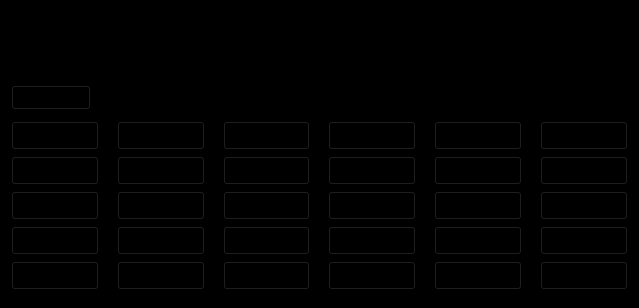
<?xml version="1.0" encoding="UTF-8"?>
<ui version="4.0">
 <class>Calculator</class>
 <widget class="QWidget" name="Calculator">
  <property name="geometry">
   <rect>
    <x>0</x>
    <y>0</y>
    <width>639</width>
    <height>308</height>
   </rect>
  </property>
  <property name="palette">
   <palette>
    <active>
     <colorrole role="WindowText">
      <brush brushstyle="SolidPattern">
       <color alpha="255">
        <red>255</red>
        <green>255</green>
        <blue>255</blue>
       </color>
      </brush>
     </colorrole>
     <colorrole role="Button">
      <brush brushstyle="SolidPattern">
       <color alpha="255">
        <red>0</red>
        <green>0</green>
        <blue>0</blue>
       </color>
      </brush>
     </colorrole>
     <colorrole role="Light">
      <brush brushstyle="SolidPattern">
       <color alpha="255">
        <red>0</red>
        <green>0</green>
        <blue>0</blue>
       </color>
      </brush>
     </colorrole>
     <colorrole role="Midlight">
      <brush brushstyle="SolidPattern">
       <color alpha="255">
        <red>0</red>
        <green>0</green>
        <blue>0</blue>
       </color>
      </brush>
     </colorrole>
     <colorrole role="Dark">
      <brush brushstyle="SolidPattern">
       <color alpha="255">
        <red>0</red>
        <green>0</green>
        <blue>0</blue>
       </color>
      </brush>
     </colorrole>
     <colorrole role="Mid">
      <brush brushstyle="SolidPattern">
       <color alpha="255">
        <red>0</red>
        <green>0</green>
        <blue>0</blue>
       </color>
      </brush>
     </colorrole>
     <colorrole role="Text">
      <brush brushstyle="SolidPattern">
       <color alpha="255">
        <red>0</red>
        <green>0</green>
        <blue>0</blue>
       </color>
      </brush>
     </colorrole>
     <colorrole role="BrightText">
      <brush brushstyle="SolidPattern">
       <color alpha="255">
        <red>255</red>
        <green>255</green>
        <blue>255</blue>
       </color>
      </brush>
     </colorrole>
     <colorrole role="ButtonText">
      <brush brushstyle="SolidPattern">
       <color alpha="255">
        <red>0</red>
        <green>0</green>
        <blue>0</blue>
       </color>
      </brush>
     </colorrole>
     <colorrole role="Base">
      <brush brushstyle="SolidPattern">
       <color alpha="255">
        <red>0</red>
        <green>0</green>
        <blue>0</blue>
       </color>
      </brush>
     </colorrole>
     <colorrole role="Window">
      <brush brushstyle="SolidPattern">
       <color alpha="255">
        <red>0</red>
        <green>0</green>
        <blue>0</blue>
       </color>
      </brush>
     </colorrole>
     <colorrole role="Shadow">
      <brush brushstyle="SolidPattern">
       <color alpha="255">
        <red>0</red>
        <green>0</green>
        <blue>0</blue>
       </color>
      </brush>
     </colorrole>
     <colorrole role="AlternateBase">
      <brush brushstyle="SolidPattern">
       <color alpha="255">
        <red>0</red>
        <green>0</green>
        <blue>0</blue>
       </color>
      </brush>
     </colorrole>
     <colorrole role="ToolTipBase">
      <brush brushstyle="SolidPattern">
       <color alpha="255">
        <red>255</red>
        <green>255</green>
        <blue>220</blue>
       </color>
      </brush>
     </colorrole>
     <colorrole role="ToolTipText">
      <brush brushstyle="SolidPattern">
       <color alpha="255">
        <red>0</red>
        <green>0</green>
        <blue>0</blue>
       </color>
      </brush>
     </colorrole>
     <colorrole role="PlaceholderText">
      <brush brushstyle="SolidPattern">
       <color alpha="128">
        <red>255</red>
        <green>255</green>
        <blue>255</blue>
       </color>
      </brush>
     </colorrole>
    </active>
    <inactive>
     <colorrole role="WindowText">
      <brush brushstyle="SolidPattern">
       <color alpha="255">
        <red>255</red>
        <green>255</green>
        <blue>255</blue>
       </color>
      </brush>
     </colorrole>
     <colorrole role="Button">
      <brush brushstyle="SolidPattern">
       <color alpha="255">
        <red>0</red>
        <green>0</green>
        <blue>0</blue>
       </color>
      </brush>
     </colorrole>
     <colorrole role="Light">
      <brush brushstyle="SolidPattern">
       <color alpha="255">
        <red>0</red>
        <green>0</green>
        <blue>0</blue>
       </color>
      </brush>
     </colorrole>
     <colorrole role="Midlight">
      <brush brushstyle="SolidPattern">
       <color alpha="255">
        <red>0</red>
        <green>0</green>
        <blue>0</blue>
       </color>
      </brush>
     </colorrole>
     <colorrole role="Dark">
      <brush brushstyle="SolidPattern">
       <color alpha="255">
        <red>0</red>
        <green>0</green>
        <blue>0</blue>
       </color>
      </brush>
     </colorrole>
     <colorrole role="Mid">
      <brush brushstyle="SolidPattern">
       <color alpha="255">
        <red>0</red>
        <green>0</green>
        <blue>0</blue>
       </color>
      </brush>
     </colorrole>
     <colorrole role="Text">
      <brush brushstyle="SolidPattern">
       <color alpha="255">
        <red>0</red>
        <green>0</green>
        <blue>0</blue>
       </color>
      </brush>
     </colorrole>
     <colorrole role="BrightText">
      <brush brushstyle="SolidPattern">
       <color alpha="255">
        <red>255</red>
        <green>255</green>
        <blue>255</blue>
       </color>
      </brush>
     </colorrole>
     <colorrole role="ButtonText">
      <brush brushstyle="SolidPattern">
       <color alpha="255">
        <red>0</red>
        <green>0</green>
        <blue>0</blue>
       </color>
      </brush>
     </colorrole>
     <colorrole role="Base">
      <brush brushstyle="SolidPattern">
       <color alpha="255">
        <red>0</red>
        <green>0</green>
        <blue>0</blue>
       </color>
      </brush>
     </colorrole>
     <colorrole role="Window">
      <brush brushstyle="SolidPattern">
       <color alpha="255">
        <red>0</red>
        <green>0</green>
        <blue>0</blue>
       </color>
      </brush>
     </colorrole>
     <colorrole role="Shadow">
      <brush brushstyle="SolidPattern">
       <color alpha="255">
        <red>0</red>
        <green>0</green>
        <blue>0</blue>
       </color>
      </brush>
     </colorrole>
     <colorrole role="AlternateBase">
      <brush brushstyle="SolidPattern">
       <color alpha="255">
        <red>0</red>
        <green>0</green>
        <blue>0</blue>
       </color>
      </brush>
     </colorrole>
     <colorrole role="ToolTipBase">
      <brush brushstyle="SolidPattern">
       <color alpha="255">
        <red>255</red>
        <green>255</green>
        <blue>220</blue>
       </color>
      </brush>
     </colorrole>
     <colorrole role="ToolTipText">
      <brush brushstyle="SolidPattern">
       <color alpha="255">
        <red>0</red>
        <green>0</green>
        <blue>0</blue>
       </color>
      </brush>
     </colorrole>
     <colorrole role="PlaceholderText">
      <brush brushstyle="SolidPattern">
       <color alpha="128">
        <red>255</red>
        <green>255</green>
        <blue>255</blue>
       </color>
      </brush>
     </colorrole>
    </inactive>
    <disabled>
     <colorrole role="WindowText">
      <brush brushstyle="SolidPattern">
       <color alpha="255">
        <red>0</red>
        <green>0</green>
        <blue>0</blue>
       </color>
      </brush>
     </colorrole>
     <colorrole role="Button">
      <brush brushstyle="SolidPattern">
       <color alpha="255">
        <red>0</red>
        <green>0</green>
        <blue>0</blue>
       </color>
      </brush>
     </colorrole>
     <colorrole role="Light">
      <brush brushstyle="SolidPattern">
       <color alpha="255">
        <red>0</red>
        <green>0</green>
        <blue>0</blue>
       </color>
      </brush>
     </colorrole>
     <colorrole role="Midlight">
      <brush brushstyle="SolidPattern">
       <color alpha="255">
        <red>0</red>
        <green>0</green>
        <blue>0</blue>
       </color>
      </brush>
     </colorrole>
     <colorrole role="Dark">
      <brush brushstyle="SolidPattern">
       <color alpha="255">
        <red>0</red>
        <green>0</green>
        <blue>0</blue>
       </color>
      </brush>
     </colorrole>
     <colorrole role="Mid">
      <brush brushstyle="SolidPattern">
       <color alpha="255">
        <red>0</red>
        <green>0</green>
        <blue>0</blue>
       </color>
      </brush>
     </colorrole>
     <colorrole role="Text">
      <brush brushstyle="SolidPattern">
       <color alpha="255">
        <red>0</red>
        <green>0</green>
        <blue>0</blue>
       </color>
      </brush>
     </colorrole>
     <colorrole role="BrightText">
      <brush brushstyle="SolidPattern">
       <color alpha="255">
        <red>255</red>
        <green>255</green>
        <blue>255</blue>
       </color>
      </brush>
     </colorrole>
     <colorrole role="ButtonText">
      <brush brushstyle="SolidPattern">
       <color alpha="255">
        <red>0</red>
        <green>0</green>
        <blue>0</blue>
       </color>
      </brush>
     </colorrole>
     <colorrole role="Base">
      <brush brushstyle="SolidPattern">
       <color alpha="255">
        <red>0</red>
        <green>0</green>
        <blue>0</blue>
       </color>
      </brush>
     </colorrole>
     <colorrole role="Window">
      <brush brushstyle="SolidPattern">
       <color alpha="255">
        <red>0</red>
        <green>0</green>
        <blue>0</blue>
       </color>
      </brush>
     </colorrole>
     <colorrole role="Shadow">
      <brush brushstyle="SolidPattern">
       <color alpha="255">
        <red>0</red>
        <green>0</green>
        <blue>0</blue>
       </color>
      </brush>
     </colorrole>
     <colorrole role="AlternateBase">
      <brush brushstyle="SolidPattern">
       <color alpha="255">
        <red>0</red>
        <green>0</green>
        <blue>0</blue>
       </color>
      </brush>
     </colorrole>
     <colorrole role="ToolTipBase">
      <brush brushstyle="SolidPattern">
       <color alpha="255">
        <red>255</red>
        <green>255</green>
        <blue>220</blue>
       </color>
      </brush>
     </colorrole>
     <colorrole role="ToolTipText">
      <brush brushstyle="SolidPattern">
       <color alpha="255">
        <red>0</red>
        <green>0</green>
        <blue>0</blue>
       </color>
      </brush>
     </colorrole>
     <colorrole role="PlaceholderText">
      <brush brushstyle="SolidPattern">
       <color alpha="128">
        <red>255</red>
        <green>255</green>
        <blue>255</blue>
       </color>
      </brush>
     </colorrole>
    </disabled>
   </palette>
  </property>
  <property name="windowTitle">
   <string>Calculator</string>
  </property>
  <property name="windowIcon">
   <iconset>
    <normaloff>../../Farm-Widgets/Farm-Widgets/favicon.ico</normaloff>../../Farm-Widgets/Farm-Widgets/favicon.ico</iconset>
  </property>
  <layout class="QGridLayout" name="gridLayout_2">
   <item row="0" column="0">
    <layout class="QVBoxLayout" name="verticalLayout">
     <item>
      <layout class="QHBoxLayout" name="horizontalLayout_2">
       <item>
        <widget class="QLineEdit" name="t1">
         <property name="font">
          <font>
           <pointsize>36</pointsize>
          </font>
         </property>
         <property name="text">
          <string/>
         </property>
         <property name="alignment">
          <set>Qt::AlignRight|Qt::AlignTrailing|Qt::AlignVCenter</set>
         </property>
        </widget>
       </item>
      </layout>
     </item>
     <item>
      <layout class="QHBoxLayout" name="horizontalLayout">
       <item>
        <widget class="QPushButton" name="b31">
         <property name="font">
          <font>
           <family>Comic Sans MS</family>
           <pointsize>10</pointsize>
           <weight>50</weight>
           <italic>true</italic>
           <bold>false</bold>
          </font>
         </property>
         <property name="text">
          <string>History</string>
         </property>
        </widget>
       </item>
       <item>
        <spacer name="horizontalSpacer">
         <property name="orientation">
          <enum>Qt::Horizontal</enum>
         </property>
         <property name="sizeType">
          <enum>QSizePolicy::MinimumExpanding</enum>
         </property>
         <property name="sizeHint" stdset="0">
          <size>
           <width>40</width>
           <height>20</height>
          </size>
         </property>
        </spacer>
       </item>
      </layout>
     </item>
    </layout>
   </item>
   <item row="1" column="0">
    <layout class="QGridLayout" name="gridLayout">
     <property name="horizontalSpacing">
      <number>18</number>
     </property>
     <item row="3" column="2">
      <widget class="QPushButton" name="b19">
       <property name="font">
        <font>
         <family>Comic Sans MS</family>
         <pointsize>12</pointsize>
         <weight>50</weight>
         <bold>false</bold>
        </font>
       </property>
       <property name="text">
        <string>1</string>
       </property>
      </widget>
     </item>
     <item row="2" column="3">
      <widget class="QPushButton" name="b13">
       <property name="font">
        <font>
         <family>Comic Sans MS</family>
         <pointsize>12</pointsize>
         <weight>50</weight>
         <bold>false</bold>
        </font>
       </property>
       <property name="text">
        <string>5</string>
       </property>
      </widget>
     </item>
     <item row="1" column="2">
      <widget class="QPushButton" name="b17">
       <property name="font">
        <font>
         <family>Comic Sans MS</family>
         <pointsize>12</pointsize>
         <weight>50</weight>
         <bold>false</bold>
        </font>
       </property>
       <property name="text">
        <string>7</string>
       </property>
      </widget>
     </item>
     <item row="3" column="5">
      <widget class="QPushButton" name="b4">
       <property name="font">
        <font>
         <family>Comic Sans MS</family>
         <pointsize>12</pointsize>
         <weight>50</weight>
         <bold>false</bold>
        </font>
       </property>
       <property name="text">
        <string>+</string>
       </property>
      </widget>
     </item>
     <item row="2" column="1">
      <widget class="QPushButton" name="b23">
       <property name="font">
        <font>
         <family>Comic Sans MS</family>
         <pointsize>12</pointsize>
         <weight>50</weight>
         <bold>false</bold>
        </font>
       </property>
       <property name="text">
        <string>cos</string>
       </property>
      </widget>
     </item>
     <item row="4" column="0">
      <widget class="QPushButton" name="b30">
       <property name="font">
        <font>
         <family>Comic Sans MS</family>
         <pointsize>12</pointsize>
         <weight>50</weight>
         <bold>false</bold>
        </font>
       </property>
       <property name="text">
        <string>1/x</string>
       </property>
      </widget>
     </item>
     <item row="2" column="4">
      <widget class="QPushButton" name="b8">
       <property name="font">
        <font>
         <family>Comic Sans MS</family>
         <pointsize>12</pointsize>
         <weight>50</weight>
         <bold>false</bold>
        </font>
       </property>
       <property name="text">
        <string>6</string>
       </property>
      </widget>
     </item>
     <item row="3" column="3">
      <widget class="QPushButton" name="b14">
       <property name="font">
        <font>
         <family>Comic Sans MS</family>
         <pointsize>12</pointsize>
         <weight>50</weight>
         <bold>false</bold>
        </font>
       </property>
       <property name="text">
        <string>2</string>
       </property>
      </widget>
     </item>
     <item row="0" column="4">
      <widget class="QPushButton" name="b6">
       <property name="font">
        <font>
         <family>Comic Sans MS</family>
         <pointsize>12</pointsize>
         <weight>50</weight>
         <bold>false</bold>
        </font>
       </property>
       <property name="text">
        <string>%</string>
       </property>
      </widget>
     </item>
     <item row="0" column="1">
      <widget class="QPushButton" name="b21">
       <property name="font">
        <font>
         <family>Comic Sans MS</family>
         <pointsize>12</pointsize>
         <weight>50</weight>
         <bold>false</bold>
        </font>
       </property>
       <property name="text">
        <string>)</string>
       </property>
      </widget>
     </item>
     <item row="0" column="3">
      <widget class="QPushButton" name="b11">
       <property name="font">
        <font>
         <family>Comic Sans MS</family>
         <pointsize>12</pointsize>
         <weight>50</weight>
         <bold>false</bold>
        </font>
       </property>
       <property name="text">
        <string>√</string>
       </property>
      </widget>
     </item>
     <item row="1" column="0">
      <widget class="QPushButton" name="b27">
       <property name="font">
        <font>
         <family>Comic Sans MS</family>
         <pointsize>12</pointsize>
         <weight>50</weight>
         <bold>false</bold>
        </font>
       </property>
       <property name="text">
        <string>x²</string>
       </property>
      </widget>
     </item>
     <item row="2" column="5">
      <widget class="QPushButton" name="b3">
       <property name="font">
        <font>
         <family>Comic Sans MS</family>
         <pointsize>12</pointsize>
         <weight>50</weight>
         <bold>false</bold>
        </font>
       </property>
       <property name="text">
        <string>−</string>
       </property>
      </widget>
     </item>
     <item row="2" column="2">
      <widget class="QPushButton" name="b18">
       <property name="font">
        <font>
         <family>Comic Sans MS</family>
         <pointsize>12</pointsize>
         <weight>50</weight>
         <bold>false</bold>
        </font>
       </property>
       <property name="text">
        <string>4</string>
       </property>
      </widget>
     </item>
     <item row="1" column="4">
      <widget class="QPushButton" name="b7">
       <property name="font">
        <font>
         <family>Comic Sans MS</family>
         <pointsize>12</pointsize>
         <weight>50</weight>
         <bold>false</bold>
        </font>
       </property>
       <property name="text">
        <string>9</string>
       </property>
      </widget>
     </item>
     <item row="4" column="5">
      <widget class="QPushButton" name="b5">
       <property name="font">
        <font>
         <family>Comic Sans MS</family>
         <pointsize>12</pointsize>
         <weight>50</weight>
         <bold>false</bold>
        </font>
       </property>
       <property name="text">
        <string>=</string>
       </property>
      </widget>
     </item>
     <item row="1" column="1">
      <widget class="QPushButton" name="b22">
       <property name="font">
        <font>
         <family>Comic Sans MS</family>
         <pointsize>12</pointsize>
         <weight>50</weight>
         <bold>false</bold>
        </font>
       </property>
       <property name="text">
        <string>sin</string>
       </property>
      </widget>
     </item>
     <item row="1" column="5">
      <widget class="QPushButton" name="b2">
       <property name="font">
        <font>
         <family>Comic Sans MS</family>
         <pointsize>12</pointsize>
         <weight>50</weight>
         <bold>false</bold>
        </font>
       </property>
       <property name="text">
        <string>×</string>
       </property>
      </widget>
     </item>
     <item row="3" column="1">
      <widget class="QPushButton" name="b24">
       <property name="font">
        <font>
         <family>Comic Sans MS</family>
         <pointsize>12</pointsize>
         <weight>50</weight>
         <bold>false</bold>
        </font>
       </property>
       <property name="text">
        <string>tan</string>
       </property>
      </widget>
     </item>
     <item row="0" column="2">
      <widget class="QPushButton" name="b16">
       <property name="font">
        <font>
         <family>Comic Sans MS</family>
         <pointsize>12</pointsize>
         <weight>50</weight>
         <bold>false</bold>
        </font>
       </property>
       <property name="text">
        <string>C</string>
       </property>
      </widget>
     </item>
     <item row="3" column="0">
      <widget class="QPushButton" name="b29">
       <property name="font">
        <font>
         <family>Comic Sans MS</family>
         <pointsize>12</pointsize>
         <weight>50</weight>
         <bold>false</bold>
        </font>
       </property>
       <property name="text">
        <string>log</string>
       </property>
      </widget>
     </item>
     <item row="4" column="2">
      <widget class="QPushButton" name="b20">
       <property name="font">
        <font>
         <family>Comic Sans MS</family>
         <pointsize>12</pointsize>
         <weight>50</weight>
         <bold>false</bold>
        </font>
       </property>
       <property name="text">
        <string>.</string>
       </property>
      </widget>
     </item>
     <item row="0" column="5">
      <widget class="QPushButton" name="b1">
       <property name="font">
        <font>
         <family>Comic Sans MS</family>
         <pointsize>12</pointsize>
         <weight>50</weight>
         <bold>false</bold>
        </font>
       </property>
       <property name="text">
        <string>÷</string>
       </property>
      </widget>
     </item>
     <item row="4" column="3">
      <widget class="QPushButton" name="b15">
       <property name="font">
        <font>
         <family>Comic Sans MS</family>
         <pointsize>12</pointsize>
         <weight>50</weight>
         <bold>false</bold>
        </font>
       </property>
       <property name="text">
        <string>0</string>
       </property>
      </widget>
     </item>
     <item row="1" column="3">
      <widget class="QPushButton" name="b12">
       <property name="font">
        <font>
         <family>Comic Sans MS</family>
         <pointsize>12</pointsize>
         <weight>50</weight>
         <bold>false</bold>
        </font>
       </property>
       <property name="text">
        <string>8</string>
       </property>
      </widget>
     </item>
     <item row="0" column="0">
      <widget class="QPushButton" name="b26">
       <property name="font">
        <font>
         <family>Comic Sans MS</family>
         <pointsize>12</pointsize>
         <weight>50</weight>
         <bold>false</bold>
        </font>
       </property>
       <property name="text">
        <string>(</string>
       </property>
      </widget>
     </item>
     <item row="2" column="0">
      <widget class="QPushButton" name="b28">
       <property name="font">
        <font>
         <family>Comic Sans MS</family>
         <pointsize>12</pointsize>
         <weight>50</weight>
         <bold>false</bold>
        </font>
       </property>
       <property name="text">
        <string>e</string>
       </property>
      </widget>
     </item>
     <item row="4" column="4">
      <widget class="QPushButton" name="b10">
       <property name="font">
        <font>
         <family>Comic Sans MS</family>
         <pointsize>12</pointsize>
         <weight>50</weight>
         <bold>false</bold>
        </font>
       </property>
       <property name="text">
        <string>π</string>
       </property>
      </widget>
     </item>
     <item row="4" column="1">
      <widget class="QPushButton" name="b25">
       <property name="font">
        <font>
         <family>Comic Sans MS</family>
         <pointsize>12</pointsize>
         <weight>50</weight>
         <bold>false</bold>
        </font>
       </property>
       <property name="text">
        <string>|x|</string>
       </property>
      </widget>
     </item>
     <item row="3" column="4">
      <widget class="QPushButton" name="b9">
       <property name="font">
        <font>
         <family>Comic Sans MS</family>
         <pointsize>12</pointsize>
         <weight>50</weight>
         <bold>false</bold>
        </font>
       </property>
       <property name="text">
        <string>3</string>
       </property>
      </widget>
     </item>
    </layout>
   </item>
  </layout>
 </widget>
 <resources/>
 <connections/>
</ui>
